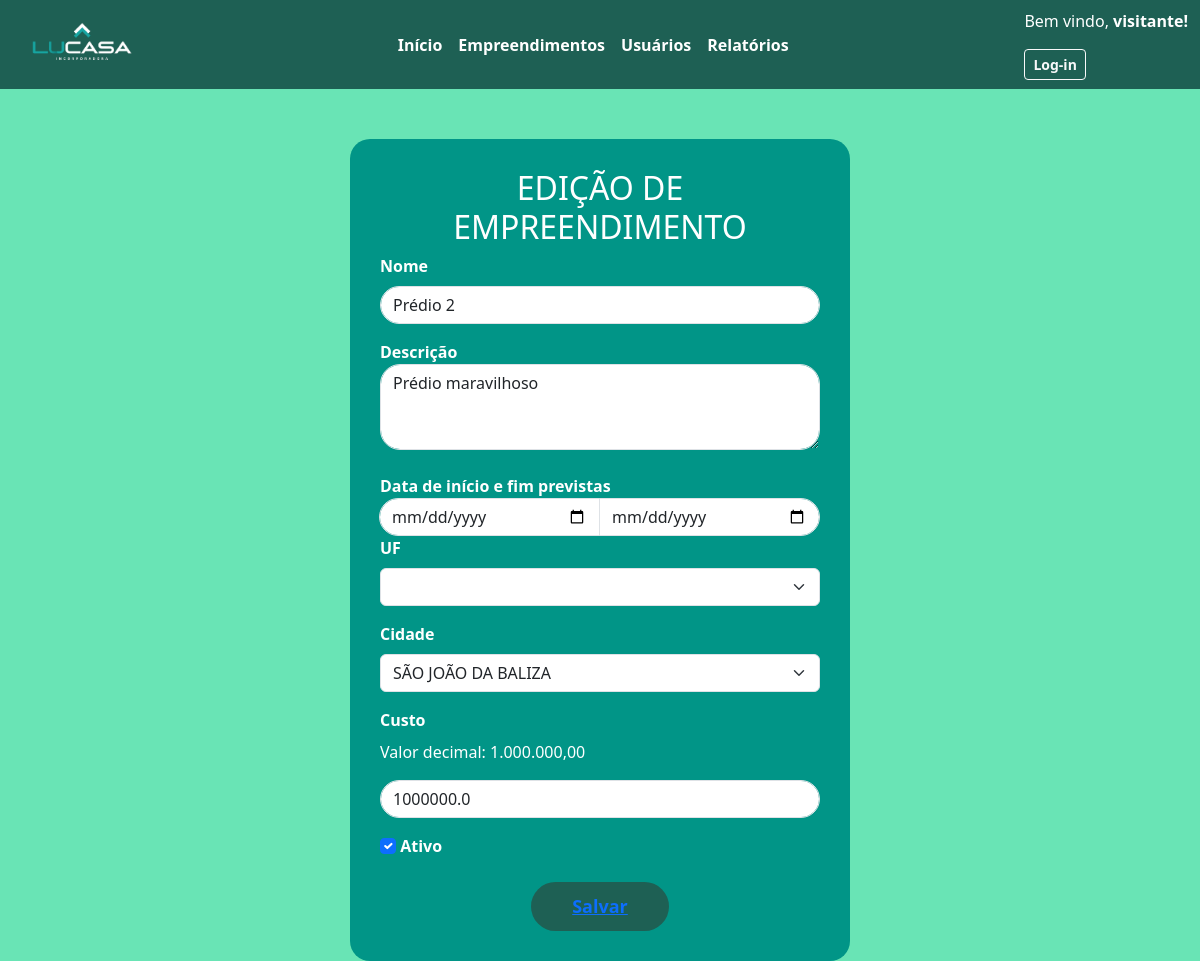
/updateEmp/2, run on an earlier commit of the app's database.
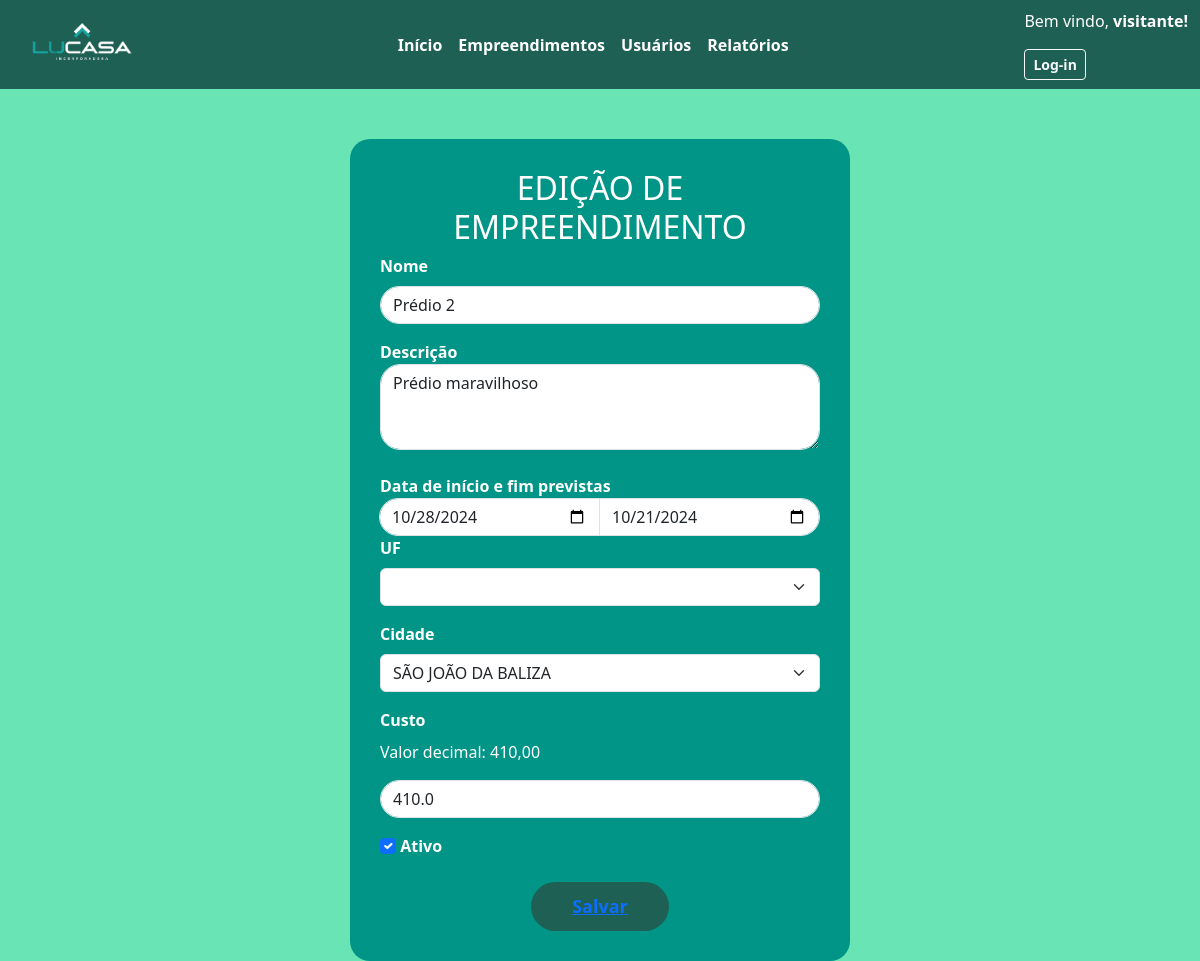
And on a later commit of the database.
### appteste/models.py (models this page shows)
class Empreendimento(models.Model):
    Nome = models.CharField(max_length=100, default="")
    Descricao = models.TextField(max_length=200)
    Data_inicio = models.DateField(default=datetime.now)
    Data_fim_prevista = models.DateField(default=datetime.now)
    Data_fim = models.DateField(default=datetime.now)
    UF = models.CharField(max_length=2, default="")
    Cidade = models.CharField(max_length=50, default="")
    Valor_total = models.FloatField()
    Ativo = models.BooleanField(default=True)
    Usuario_id = models.IntegerField(default=0)

### appteste/views.py (the view, shortened to what this page needs)
# urls.py: path('updateEmp/<int:f_id>', views.updateEmpreendimento, name="updateEmp"),
def updateEmpreendimento(request, f_id):
    emp = Empreendimento.objects.get(id=f_id)
    template_name = "appteste/Empreendimento/atualizaEmp.html"
    return render(request, template_name, {"emp": emp, "uf": ufbr.list_uf})

### appteste/templates/appteste/Empreendimento/atualizaEmp.html (shortened to what this page needs)
{% extends "appteste/cabecalho.html" %}
{% block content%}
{% load static %}
<link href="{% static 'css/manutEmpree.css' %}" rel="stylesheet">
</head>
<body>
    <div class="form-container">
        <h2 style="text-align: center;">EDIÇÃO DE EMPREENDIMENTO</h2>
        <form method="POST" id="empreendimento">
            <div class="mb-3">
                <label for="nome" class="form-label"><strong>Nome</strong></label>
                <input type="text" class="form-control" id="nome" name="nome" placeholder="Nome do Empreendimento"
                    required="True" value="{{emp.Nome}}">
            </div>
            <div>
                <label for="descricao"><strong>Descrição</strong></label>
                <textarea class="form-control" rows="3" type="textarea" name="descricao" id="descricao"
                    placeholder="Descrição do empreendimento" maxlength="200" style="border-radius: 20px;"
                    required>{{emp.Descricao}}</textarea>
            </div>
            <br>
            <div class="input-group date">
                <span class="input-group text"><strong>Data de início e fim previstas</strong></span>
                <input style="border-top-left-radius: 50px; border-bottom-left-radius: 50px;" type="date"
                    class="form-control" placeholder="Data de início" id="dataini" name="dataInicio" required
                    value="{{emp.Data_inicio|date:'Y-m-d' }}">
                <input type="date" class="form-control" placeholder="Data de fim" id="datafim" name="dataFim" required
                    value="{{emp.Data_fim_prevista|date:'Y-m-d' }}">
            </div>
            <div class="mb-3">
                <label for="uf" class="form-label"><strong>UF</strong></label>
                <select class="form-select" name="uf" required id="uf">
                    <option value=""></option>
                    <select>
            </div>
            <div class="mb-3">
                <label for="cidade" class="form-label"><strong>Cidade</strong></label>
                <select class="form-select" required name="cidade" id="cidade">
                    <option value="{{emp.Cidade}}" selected>{{emp.Cidade}}</option>
                </select>
            </div>
            <div class="mb-3">
                <label for="custo" class="form-label"><strong>Custo</strong></label>
                <p>Valor decimal: {{emp.Valor_total|floatformat:2}}</p>
                <input type="number" class="form-control" id="custo" name="custo" placeholder="Custo" required="True"
                    step="0.01" value="{{emp.Valor_total|stringformat:'s'}}">
            </div>
            <div class="mb-3">
                {% if emp.Ativo %}
                <input type="checkbox" class="form-check-input" id="status" name="ativo" value="1" checked>
                {% else %}
                <input type="checkbox" class="form-check-input" id="status" name="ativo" value="0">
                {% endif %}
                <label for="status" class="form-label"><strong>Ativo</strong></label>
            </div>
            <div style="text-align: center;">
                <button type="" class="btn btn-confirm"><a href="{% url 'updateEmp' emp.id %}"><strong>Salvar</strong></a></button>
            </div>
        </form>
    </div>
    {% endblock %}

What changed in the data, as far as the page shows it:
changed Empreendimento "Prédio 2": dataInicio (not shown) → "10/28/2024"; dataFim (not shown) → "10/21/2024"; Valor_total "1.000.000,00" → "410,00"; custo "1000000.0" → "410.0"
